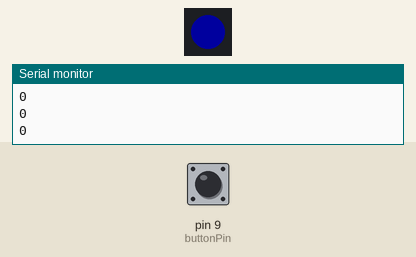
The sketch below on a simulated Arduino Uno, built with avr-gcc and run on an emulated ATmega328P. Parts: 1 RGB LEDs in strip order, left to right, the last lines printed to the serial monitor. The test bench sets the inputs (shaded band); at power-on: pin 9 (buttonPin) LOW. Dim RGB values are drawn brighter than linear.

Above: at 1.2 s.
1.3 s: pin 9 (buttonPin) pulled HIGH for 0.15 s
At 1.38 s:
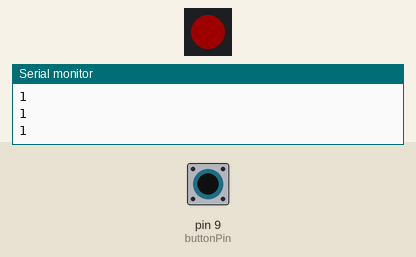
2.9 s: pin 9 (buttonPin) pulled HIGH for 3.2 s
At 6.7 s:
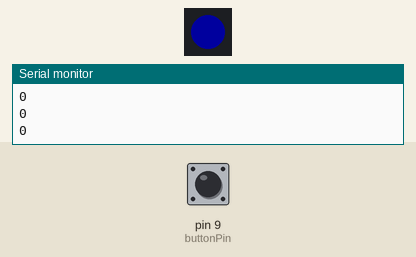
Timing chart, 0 to 8.2 s (numbered marks = the images above; inputs shaded):
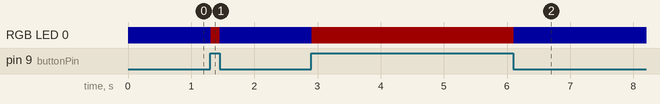

Measured:
- after the input at 1.3 s, RGB LED 0: RGB(0, 0, 30) → RGB(30, 0, 0) at once, → RGB(0, 0, 30) 0.14 s later
- after the input at 2.9 s, RGB LED 0: RGB(0, 0, 30) → RGB(30, 0, 0) at once, → RGB(0, 0, 30) 3.2 s later

The sketch:

2024-11-13_neopixel_strip_demo.ino
```cpp
#include <Adafruit_NeoPixel.h>

#define ONBOARD_NEOPIXEL 8  // Flora
int buttonPin = 9;

Adafruit_NeoPixel onboard = Adafruit_NeoPixel(1, ONBOARD_NEOPIXEL, NEO_GRB);

void setup() {
  onboard.begin();
  onboard.setBrightness(30);
  onboard.show();

  pinMode(buttonPin, INPUT);
  Serial.begin(115200);
}

void loop() {
  int buttonPressed = digitalRead(buttonPin);
  Serial.println(buttonPressed);

  // onboard NeoPixel must be blue by default, change to red when button pressed

  onboard.setPixelColor(0, onboard.Color(255 * buttonPressed, 0, 255 * (1 - buttonPressed)));
  onboard.show();

  delay(10);
}
```
